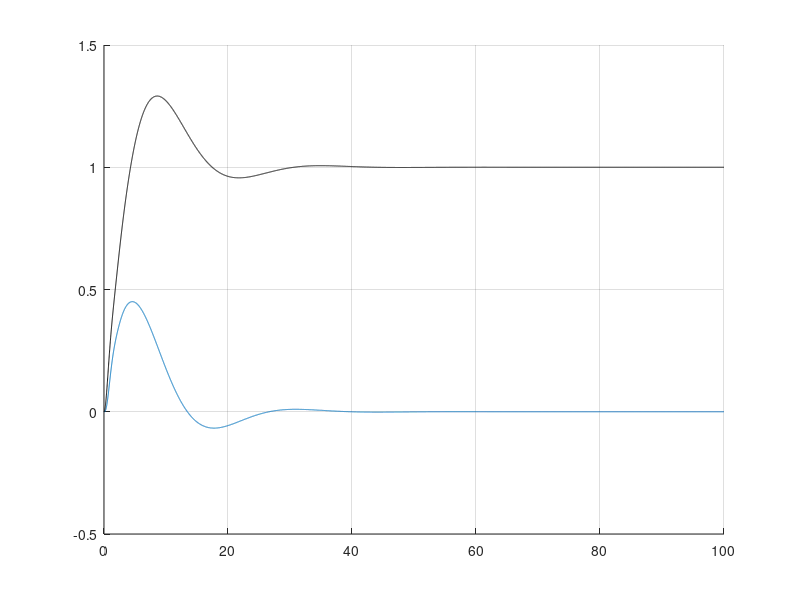

Write the MATLAB code that produced this figure.
clc
clear all
close all

m1=1;
m2=1;
k1=1;
k2=1;
b1=1;
b2=3;
b3=3;
fa=1;

t0=0;
dt=0.01;
tf=100;

t=t0:dt:tf;

Xp(:,1)=[0;0];
X(:,1)=[0;0];

FA=[0;fa];
M=[m1 0
    -m2 m2];
B=[b1+b2 -b3
    0 b3];
K=[k1 0
    -k2 k2];

for i=1:length(t)-1

    Xpp(:,i)=(inv(M))*(FA-(B*Xp(:,i))-(K*X(:,i)));
    Xp(:,i+1)=[sum(Xpp(1,:)*dt);sum(Xpp(2,:)*dt)];
    X(:,i+1)=[sum(Xp(1,:)*dt);sum(Xp(2,:)*dt)];
    
end

figure
hold on
grid on
plot(t,X(1,:))
plot(t,X(2,:),'k')
hold off

%figure
% hold on
% for i=1:length(t)
%     cla(1)
%     plot([-100 100],[0 0],'k')
%     plot([0 0],[-100 100],'k')
%     area([X(1,i) X(1,i)+1],[1 1])
%     area([X(2,i)+3 X(2,i)+4],[1 1])
%     axis([-10 10 -10 10])
%     pause(dt)
% end